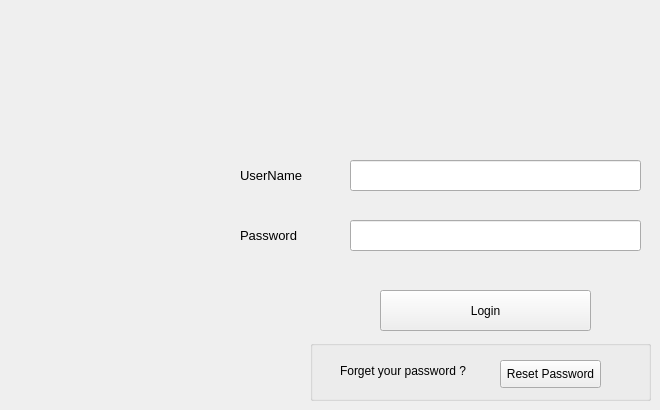
    <widget class="QWidget" name="tab_21">
     <attribute name="title">
      <string>Page</string>
     </attribute>
     <widget class="QLabel" name="label_56">
      <property name="geometry">
       <rect>
        <x>240</x>
        <y>160</y>
        <width>81</width>
        <height>31</height>
       </rect>
      </property>
      <property name="font">
       <font>
        <pointsize>10</pointsize>
       </font>
      </property>
      <property name="text">
       <string>UserName</string>
      </property>
     </widget>
     <widget class="QLineEdit" name="lineEdit_40">
      <property name="geometry">
       <rect>
        <x>350</x>
        <y>160</y>
        <width>291</width>
        <height>31</height>
       </rect>
      </property>
     </widget>
     <widget class="QLineEdit" name="lineEdit_41">
      <property name="geometry">
       <rect>
        <x>350</x>
        <y>220</y>
        <width>291</width>
        <height>31</height>
       </rect>
      </property>
      <property name="echoMode">
       <enum>QLineEdit::Password</enum>
      </property>
     </widget>
     <widget class="QLabel" name="label_57">
      <property name="geometry">
       <rect>
        <x>240</x>
        <y>220</y>
        <width>81</width>
        <height>31</height>
       </rect>
      </property>
      <property name="font">
       <font>
        <pointsize>10</pointsize>
       </font>
      </property>
      <property name="text">
       <string>Password</string>
      </property>
     </widget>
     <widget class="QPushButton" name="pushButton_38">
      <property name="geometry">
       <rect>
        <x>380</x>
        <y>290</y>
        <width>211</width>
        <height>41</height>
       </rect>
      </property>
      <property name="text">
       <string>Login</string>
      </property>
     </widget>
     <widget class="QGroupBox" name="groupBox_6">
      <property name="geometry">
       <rect>
        <x>310</x>
        <y>340</y>
        <width>341</width>
        <height>61</height>
       </rect>
      </property>
      <property name="title">
       <string/>
      </property>
      <widget class="QPushButton" name="pushButton_39">
       <property name="geometry">
        <rect>
         <x>190</x>
         <y>20</y>
         <width>101</width>
         <height>28</height>
        </rect>
       </property>
       <property name="text">
        <string>Reset Password</string>
       </property>
      </widget>
      <widget class="QLabel" name="label_58">
       <property name="geometry">
        <rect>
         <x>30</x>
         <y>20</y>
         <width>161</width>
         <height>21</height>
        </rect>
       </property>
       <property name="font">
        <font>
         <family>Segoe UI</family>
         <pointsize>9</pointsize>
        </font>
       </property>
       <property name="text">
        <string>Forget your password ? </string>
       </property>
      </widget>
     </widget>
    </widget>
